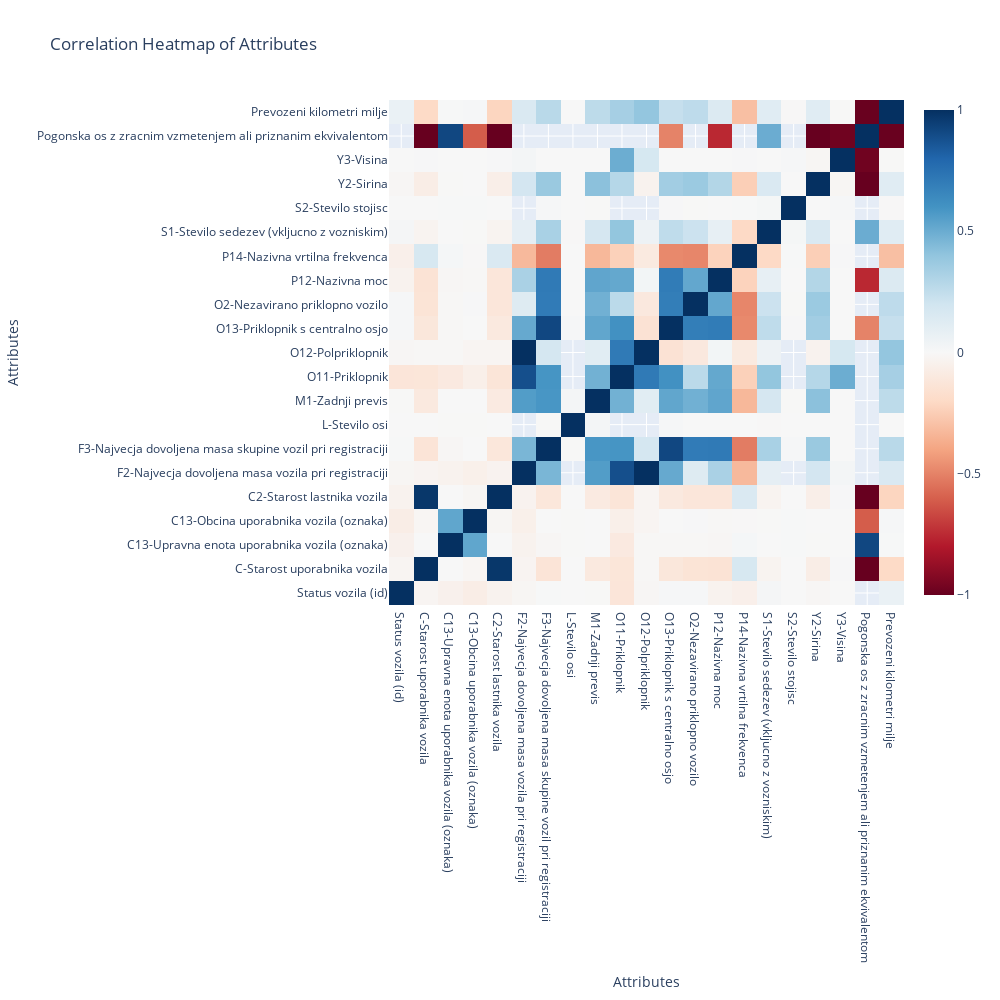

Source (notebook cell):
### Code cell
import pandas as pd
import plotly.graph_objects as go
filtered_cars = cars
filtered_cars['P12-Nazivna moc'] = pd.to_numeric(cars['P12-Nazivna moc'], errors='coerce')
# Remove rows where 'column_name' is NaN
filtered_cars = filtered_cars.dropna(subset=['P12-Nazivna moc'])
filtered_cars['V8-Kombinirana poraba goriva'] = pd.to_numeric(filtered_cars['V8-Kombinirana poraba goriva'], errors='coerce')
# Remove rows where 'column_name' is NaN
filtered_cars = filtered_cars.dropna(subset=['V8-Kombinirana poraba goriva'])

filtered_cars['V8-Kombinirana poraba goriva'] = filtered_cars['V8-Kombinirana poraba goriva'].astype(float)
filtered_cars['P12-Nazivna moc'] = filtered_cars['P12-Nazivna moc'].astype(float)
# Assuming your dataset is stored in a DataFrame called 'cars_data'
correlation_matrix = cars.corr()

# Create a heatmap using Plotly
fig = go.Figure(data=go.Heatmap(
    z=correlation_matrix.values,  # Correlation values
    x=correlation_matrix.columns,  # X-axis labels
    y=correlation_matrix.columns,  # Y-axis labels
    colorscale='RdBu',  # Color scale (you can choose a different one)
))

fig.update_layout(
    title='Correlation Heatmap of Attributes',
    xaxis_title='Attributes',
    yaxis_title='Attributes'
)
fig.update_layout(dict(height=1000,width=1000))  
fig.show()

### Figure 1 — Plotly figure (JSON) as saved in the notebook; plotly's stock layout.template omitted (floating-point values rounded to 4 significant figures; data arrays with more than 128 entries replaced by an {"elided": "..."} marker saying what was removed)
{"data": [{"colorscale": [[0, "rgb(103,0,31)"], [0.1, "rgb(178,24,43)"], [0.2, "rgb(214,96,77)"], [0.3, "rgb(244,165,130)"], [0.4, "rgb(253,219,199)"], [0.5, "rgb(247,247,247)"], [0.6, "rgb(209,229,240)"], [0.7, "rgb(146,197,222)"], [0.8, "rgb(67,147,195)"], [0.9, "rgb(33,102,172)"], [1, "rgb(5,48,97)"]], "type": "heatmap", "x": ["Status vozila (id)", "C-Starost uporabnika vozila", "C13-Upravna enota uporabnika vozila (oznaka)", "C13-Obcina uporabnika vozila (oznaka)", "C2-Starost lastnika vozila", "F2-Najvecja dovoljena masa vozila pri registraciji", "F3-Najvecja dovoljena masa skupine vozil pri registraciji", "L-Stevilo osi", "M1-Zadnji previs", "O11-Priklopnik", "O12-Polpriklopnik", "O13-Priklopnik s centralno osjo", "O2-Nezavirano priklopno vozilo", "P12-Nazivna moc", "P14-Nazivna vrtilna frekvenca", "S1-Stevilo sedezev (vkljucno z vozniskim)", "S2-Stevilo stojisc", "Y2-Sirina", "Y3-Visina", "Pogonska os z zracnim vzmetenjem ali priznanim ekvivalentom", "Prevozeni kilometri milje"], "y": ["Status vozila (id)", "C-Starost uporabnika vozila", "C13-Upravna enota uporabnika vozila (oznaka)", "C13-Obcina uporabnika vozila (oznaka)", "C2-Starost lastnika vozila", "F2-Najvecja dovoljena masa vozila pri registraciji", "F3-Najvecja dovoljena masa skupine vozil pri registraciji", "L-Stevilo osi", "M1-Zadnji previs", "O11-Priklopnik", "O12-Polpriklopnik", "O13-Priklopnik s centralno osjo", "O2-Nezavirano priklopno vozilo", "P12-Nazivna moc", "P14-Nazivna vrtilna frekvenca", "S1-Stevilo sedezev (vkljucno z vozniskim)", "S2-Stevilo stojisc", "Y2-Sirina", "Y3-Visina", "Pogonska os z zracnim vzmetenjem ali priznanim ekvivalentom", "Prevozeni kilometri milje"], "z": {"elided": "21x21 float values"}}], "layout": {"height": 1000, "title": {"text": "Correlation Heatmap of Attributes"}, "width": 1000, "xaxis": {"title": {"text": "Attributes"}}, "yaxis": {"title": {"text": "Attributes"}}}}
